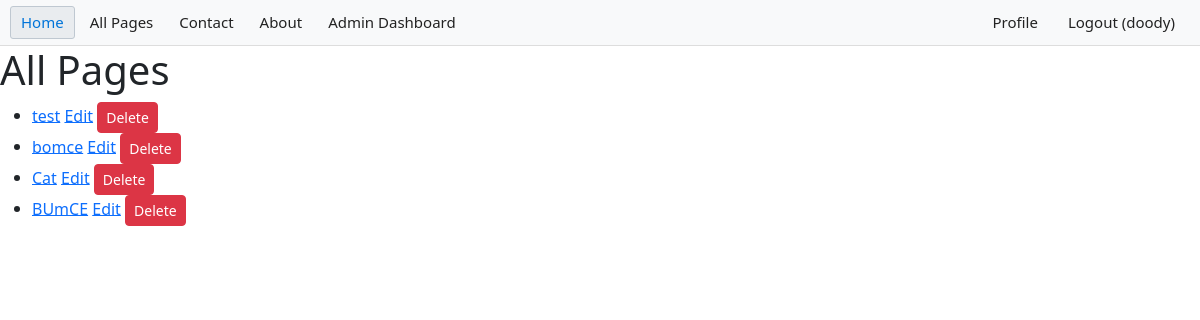
Screenshot of /all_pages (signed in) with the database file from the repository.
### app/models.py (models this page shows, shortened)
class User(db.Model, UserMixin):
    id = db.Column(db.Integer, primary_key=True)
    username = db.Column(db.String(150), unique=True, nullable=False)
    email = db.Column(db.String(150), unique=True, nullable=False)
    password = db.Column(db.String(200), nullable=False)
    is_admin = db.Column(db.Boolean, default=False)

class Page(db.Model):
    id = db.Column(db.Integer, primary_key=True)
    title = db.Column(db.String(200), nullable=False)
    content = db.Column(db.Text, nullable=False)
    slug = db.Column(db.String(200), unique=True, nullable=False)
    created_at = db.Column(db.DateTime, server_default=db.func.now())
    updated_at = db.Column(db.DateTime, server_default=db.func.now(), onupdate=db.func.now())
    author_id = db.Column(db.Integer, db.ForeignKey('user.id'), nullable=False)
    author = db.relationship('User', backref=db.backref('pages', lazy=True))

### app/routes/user.py (the view)
@bp.route('/all_pages')
@cache.cached(timeout=10, query_string=True)
def all_pages():
    from app.models import Page
    pages = Page.query.all()
    if current_user.is_authenticated:
        is_admin = current_user.is_admin
    else:
        is_admin = False
    return render_template('all_pages.html', pages=pages, is_admin=is_admin)

### app/__init__.py (called while the page is built)
def create_app():
    app = Flask(__name__)
    app.config.from_object('config.Config')
    csrf = CSRFProtect(app)
    db.init_app(app)
    login_manager.init_app(app)
    migrate.init_app(app, db)
    cache.init_app(app)
    app.config['CACHE_TYPE'] = 'Simple'
    from app import models  # Import models to register them with SQLAlchemy
    @login_manager.user_loader
    def load_user(user_id):
        from app.models import User
        return User.query.get(int(user_id))
    load_user.__name__ = 'load_user'
    from app.routes import register_blueprints
    register_blueprints(app)
    return app

### app/templates/all_pages.html (shortened to what this page needs)
{% extends "base.html" %}
{% block content %}
    <h1>All Pages</h1>
    <ul>
        {% for page in pages %}
            <li>
                <a href="{{ url_for('user.view_page', slug=page.slug) }}">{{ page.title }}</a>
                {% if is_admin == True %}
                    <a href="{{ url_for('admin.edit_page', slug=page.slug) }}">Edit</a>
                    <form id="delete-form-{{ page.slug }}" action="{{ url_for('admin.delete_page', slug=page.slug) }}" method="post" style="display:inline;">
                        <button type="submit" class="btn btn-danger btn-sm">Delete</button>
                    </form>
                {% endif %}
            </li>
        {% else %}
            <li>No pages found.</li>
        {% endfor %}
    </ul>
{% endblock %}

### app/templates/base.html (shortened to what this page needs)
<!DOCTYPE html>
<html lang="en">
<head>
    <link href="https://cdn.jsdelivr.net/npm/bootstrap@5.3.2/dist/css/bootstrap.min.css" rel="stylesheet">
</head>
<body>
    <div class="topnav">
        <a class="active" href="{{ url_for('user.home') }}">Home</a>
        <a href="{{ url_for('user.all_pages')}}">All Pages</a>
        <a href="#">Contact</a>
        <a href="#">About</a>
        {% if current_user.is_authenticated %}
            {% if current_user.is_admin %}
                <a href="{{ url_for('admin.dashboard') }}">Admin Dashboard</a>
            {% endif %}
            <a href="{{ url_for('auth.logout') }}" class="right">Logout ({{ current_user.username }})</a>
            <a href="{{ url_for('user.profile', username=current_user.username) }}" class="right">Profile</a>
        {% else %}
            <a href="{{ url_for('auth.login') }}" class="right">Login</a>
            <a href="{{ url_for('auth.register') }}" class="right">Register</a>
        {% endif %}
    </div>
    {% block content %}{% endblock %}
</body>
</html>

### app/templates/base.html (style rules this page uses)
.topnav { background-color: #f8f9fa; border-bottom: 1px solid #ddd; overflow: hidden; padding: 0 10px; font-family: 'Segoe UI', Tahoma, Geneva, Verdana, sans-serif; }
.topnav a { float: left; color: #222; background: none; border: 1px solid transparent; margin: 6px 4px 6px 0; padding: 4px 10px; text-align: center; text-decoration: none; font-size: 15px; border-radius: 3px; }
.topnav a:hover, .topnav a.active { background-color: #e9ecef; border: 1px solid #bfc8d1; color: #0074d9; }
.topnav .right { float: right; margin-left: 4px; }

### rows the page displays
User: username "doody"
Page: title "test"
Page: title "bomce"
Page: title "Cat"
Page: title "BUmCE"
